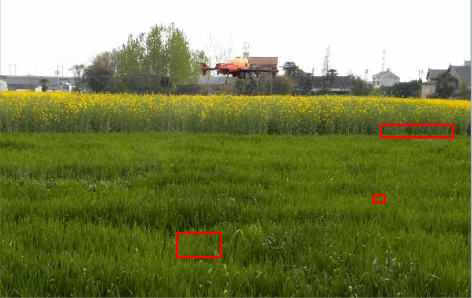
#> input picture tupianshibie/img/img.png, 472 x 298 px, found by its file name
$ python zhaobutong.py -f E:/pyproject/py_test/tupianshibie/img/img.png -s E:/pyproject/py_test/tupianshibie/img/img_1.png   (older library calls are emulated)
#> lines starting #> are read from the running program, lines starting #| are printed output that depends on the picture; after the words box and inside, x2 and y2 are one past the last pixel; in counts of white or black regions, pixels touching at a corner belong together; long printed decimals are rounded
# import the necessary packages
from skimage.metrics import structural_similarity as compare_ssim
import argparse
import imutils
import cv2

# construct the argument parse and parse the arguments
ap = argparse.ArgumentParser()
ap.add_argument("-f", "--first", required=True,
                help="first input image")
ap.add_argument("-s", "--second", required=True,
                help="second")
args = vars(ap.parse_args())

# load the two input images
imageA = cv2.imread(args["first"])
#> imageA is the input picture: shape (298, 472, 3); mean B, G, R 78.6, 131.5, 122.9
imageB = cv2.imread(args["second"])
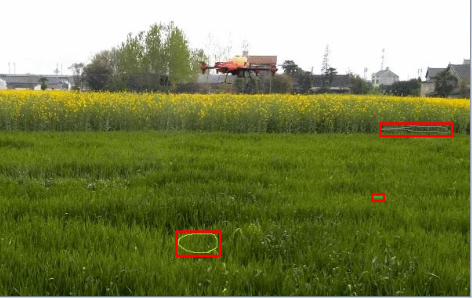
#> input picture tupianshibie/img/img_1.png, 472 x 298 px, found by its file name
#> imageB is the input picture: shape (298, 472, 3); mean B, G, R 78.9, 131.4, 122.6

# convert the images to grayscale
grayA = cv2.cvtColor(imageA, cv2.COLOR_BGR2GRAY)
grayB = cv2.cvtColor(imageB, cv2.COLOR_BGR2GRAY)
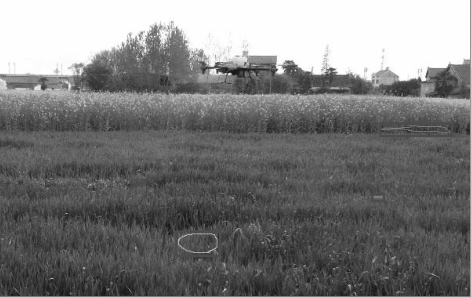
#> grayB: shape (298, 472); min 17, max 255, mean 122.8

# compute the Structural Similarity Index (SSIM) between the two
# images, ensuring that the difference image is returned
(score, diff) = compare_ssim(grayA, grayB, full=True)
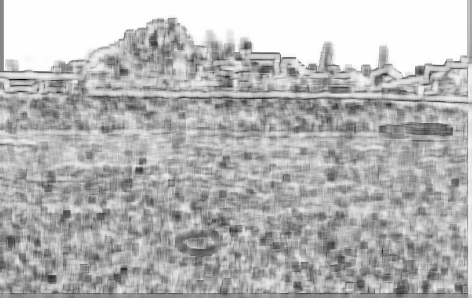
#> diff: shape (298, 472) float64; min -0.527, max 1, mean 0.561; drawn with min black and max white
#> score = 0.559
diff = (diff * 255).astype("uint8")
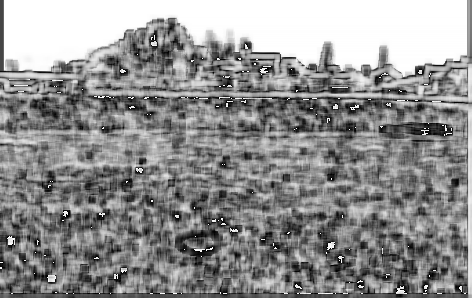
#> diff: shape (298, 472); min 0, max 255, mean 144.8
print("SSIM: {}".format(score))
#| SSIM: 0.5585

# threshold the difference image, followed by finding contours to
# obtain the regions of the two input images that differ
thresh = cv2.threshold(diff, 0, 255,
                       cv2.THRESH_BINARY_INV | cv2.THRESH_OTSU)[1]
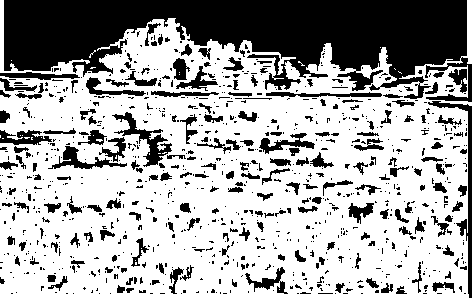
#> thresh: shape (298, 472); 66.3% white; 943 black regions (740 under 20 px)
cnts = cv2.findContours(thresh.copy(), cv2.RETR_EXTERNAL,
                        cv2.CHAIN_APPROX_SIMPLE)
#> cnts = 15 contours, 14 with area under 20; largest, box (x1, y1, x2, y2) and area: (0, 0, 472, 298) 109418
cnts = imutils.grab_contours(cnts)

# loop over the contours
for c in cnts:
    # compute the bounding box of the contour and then draw the
    # bounding box on both input images to represent where the two
    # images differ
    (x, y, w, h) = cv2.boundingRect(c)
    cv2.rectangle(imageA, (x, y), (x + w, y + h), (0, 0, 255), 2)
    cv2.rectangle(imageB, (x, y), (x + w, y + h), (0, 0, 255), 2)
#> this loop made 15 passes
#> (x, y, w, h) on passes 2, 3, 4, 5, 6, 8, 10, 11, 12, 13, 14, 15: (41, 137, 1, 1), (31, 137, 2, 3), (24, 137, 6, 2), (22, 135, 1, 1), (20, 135, 1, 1), (398, 71, 4, 3), (90, 67, 6, 2), (298, 61, 7, 5), (11, 60, 1, 1), (89, 50, 7, 8), (380, 47, 1, 1), (0, 0, 472, 298)
#> (c, x, y, w, h) on passes 1, 7, 9: ([[2, 138], [3, 138]], 2, 138, 2, 1), ([[0, 135], [0, 137]], 0, 135, 1, 3), ([[394, 68], [395, 69]], 394, 68, 2, 2)
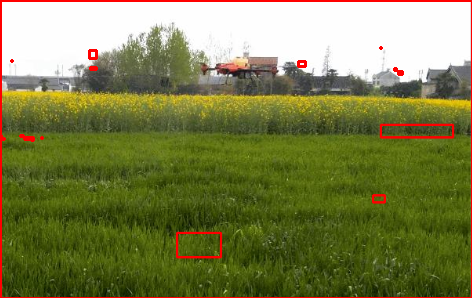
#> imageA: shape (298, 472, 3); 1.91% of pixels changed, all inside (x1, y1, x2, y2) = (0, 0, 472, 298)
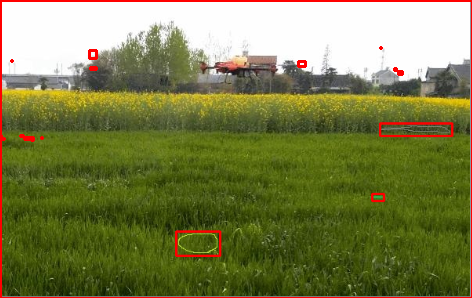
#> imageB: shape (298, 472, 3); 1.91% of pixels changed, all inside (x1, y1, x2, y2) = (0, 0, 472, 298)

# show the output images
cv2.imshow("Original", imageA)
cv2.imshow("Modified", imageB)
cv2.imshow("Diff", diff)
cv2.imshow("Thresh", thresh)
cv2.waitKey(0)

# python E:\pyproject\py_test\tupianshibie\zhaobutong.py -f E:\pyproject\py_test\tupianshibie\img\img.png -s E:\pyproject\py_test\tupianshibie\img\img_1.png

# python下载东西  pip install 需要下载的内容 -i https://pypi.tuna.tsinghua.edu.cn/simple
